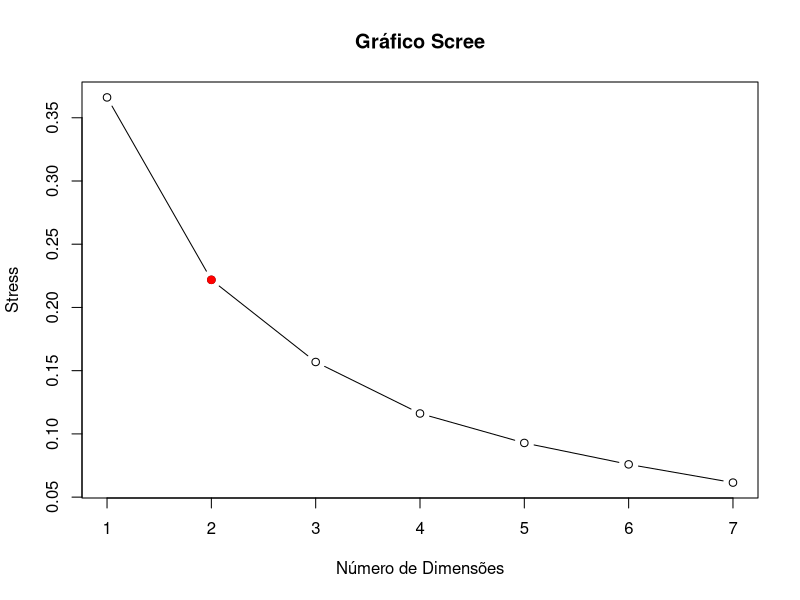

The R source for this figure:
# Carregar pacotes necessários
library(readr)
library(MASS)

# Ler o arquivo CSV
dados_a <- read_csv("dados_com_medias.csv")

# Função para calcular o stress do MDS não métrico
calc_stress <- function(mds_coords, matriz_distancias) {
  dist_mds <- dist(mds_coords)
  stress <- sum((matriz_distancias - dist_mds)^2) / sum(matriz_distancias^2)
  return(stress)
}

p_mds <- function(dados, k) {
  # Calcular a matriz de distâncias
  matriz_distancias <- dist(dados)
  
  # Realizar o MDS não métrico
  mds_resultado <- isoMDS(matriz_distancias, k=k)
  
  # Executar o teste de permutação para o MDS não métrico
  n_permutacoes <- 999
  set.seed(123)
  stress_obs <- calc_stress(mds_resultado$points, matriz_distancias)
  stress_perm <- numeric(n_permutacoes)
  
  for (i in 1:n_permutacoes) {
    dados_permutados <- dados[sample(nrow(dados)), ]
    matriz_distancias_permutada <- dist(dados_permutados[, 1:11])
    mds_resultado_permutado <- isoMDS(matriz_distancias_permutada, maxit = 50, trace = FALSE)
    stress_perm[i] <- calc_stress(mds_resultado_permutado$points, matriz_distancias_permutada)
  }
  
  # Calcular o p-valor
  p_valor <- sum(stress_perm <= stress_obs) / n_permutacoes
  cat("P-valor:", p_valor, "\n")
  
  aux <- list(mds_resultado, p_valor)
  return(p_valor)
 }  

p_mds(dados_a, 3)

# ------------------------------------------------------------------------------

sv_mds <- function(dados, k) {
  # Calcular a matriz de distâncias
  matriz_distancias <- dist(dados)
  
  # Realizar o MDS não métrico
  mds_resultado <- isoMDS(matriz_distancias, k=k)
  
  # Avaliando as variáveis
  # Calcular as correlações entre as variáveis e as coordenadas do MDS
  correlacoes <- cor(dados, mds_resultado$points)
  
  # Estabelecer um limite de correlação
  limite_correlacao <- 0.3
  
  # Encontrar as variáveis cujas correlações em ambas as dimensões estão abaixo do limite de correlação
  variaveis_excluir <- apply(abs(correlacoes) < limite_correlacao, 1, all)
  
  # Excluir as variáveis com base no critério estabelecido
  dados_reduzidos <- dados[, !variaveis_excluir]
  
  aux <- list(correlacoes, dados_reduzidos)
  
  return(aux)
}

sv_mds(dados_a, 3)

# ------------------------------------------------------------------------------

c_mds <- function(dados) {
  # Determinar o número máximo de dimensões a serem testadas
  max_dimensoes <- 7
  
  # Calcular o stress para cada número de dimensões
  stress_valores <- numeric(max_dimensoes)
  
  matriz_distancias <- dist(dados) # Distância Eclidiana
  for (nd in 1:max_dimensoes) {
    mds_resultados <- isoMDS(matriz_distancias, k = nd)
    stress_valores[nd] <- calc_stress(mds_resultados$points, matriz_distancias)
  }
  
  # Criar o gráfico scree
  plot(1:max_dimensoes, 
       stress_valores, 
       type = "b", 
       main = "Gráfico Scree", 
       xlab = "Número de Dimensões", 
       ylab = "Stress")
  
  # Identificar o ponto de cotovelo
  cotovelo <- which.max(diff(diff(stress_valores))) + 1
  points(cotovelo, stress_valores[cotovelo], col = "red", pch = 19)
  
  aux <- list(cotovelo, mds_resultados[cotovelo])
  return(aux)
}

print(c_mds(dados_a+1))


